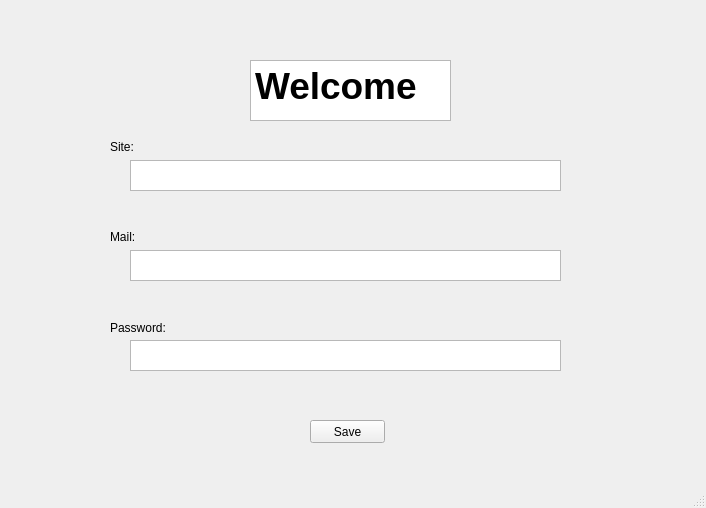
<?xml version="1.0" encoding="UTF-8"?>
<ui version="4.0">
 <class>MainWindow</class>
 <widget class="QMainWindow" name="MainWindow">
  <property name="geometry">
   <rect>
    <x>0</x>
    <y>0</y>
    <width>706</width>
    <height>508</height>
   </rect>
  </property>
  <property name="windowTitle">
   <string>MainWindow</string>
  </property>
  <widget class="QWidget" name="centralwidget">
   <widget class="QTextBrowser" name="textBrowser">
    <property name="geometry">
     <rect>
      <x>250</x>
      <y>60</y>
      <width>201</width>
      <height>61</height>
     </rect>
    </property>
    <property name="html">
     <string>&lt;!DOCTYPE HTML PUBLIC &quot;-//W3C//DTD HTML 4.0//EN&quot; &quot;http://www.w3.org/TR/REC-html40/strict.dtd&quot;&gt;
&lt;html&gt;&lt;head&gt;&lt;meta name=&quot;qrichtext&quot; content=&quot;1&quot; /&gt;&lt;style type=&quot;text/css&quot;&gt;
p, li { white-space: pre-wrap; }
&lt;/style&gt;&lt;/head&gt;&lt;body style=&quot; font-family:'MS Shell Dlg 2'; font-size:8.25pt; font-weight:400; font-style:normal;&quot;&gt;
&lt;p style=&quot; margin-top:0px; margin-bottom:0px; margin-left:0px; margin-right:0px; -qt-block-indent:0; text-indent:0px;&quot;&gt;&lt;span style=&quot; font-size:28pt; font-weight:600;&quot;&gt;Welcome&lt;/span&gt;&lt;/p&gt;&lt;/body&gt;&lt;/html&gt;</string>
    </property>
   </widget>
   <widget class="QLabel" name="label">
    <property name="geometry">
     <rect>
      <x>110</x>
      <y>140</y>
      <width>47</width>
      <height>13</height>
     </rect>
    </property>
    <property name="text">
     <string>Site:</string>
    </property>
   </widget>
   <widget class="QTextEdit" name="textEdit">
    <property name="geometry">
     <rect>
      <x>130</x>
      <y>160</y>
      <width>431</width>
      <height>31</height>
     </rect>
    </property>
   </widget>
   <widget class="QTextEdit" name="textEdit_2">
    <property name="geometry">
     <rect>
      <x>130</x>
      <y>250</y>
      <width>431</width>
      <height>31</height>
     </rect>
    </property>
   </widget>
   <widget class="QLabel" name="label_2">
    <property name="geometry">
     <rect>
      <x>110</x>
      <y>230</y>
      <width>47</width>
      <height>13</height>
     </rect>
    </property>
    <property name="text">
     <string>Mail:</string>
    </property>
   </widget>
   <widget class="QTextEdit" name="textEdit_3">
    <property name="geometry">
     <rect>
      <x>130</x>
      <y>340</y>
      <width>431</width>
      <height>31</height>
     </rect>
    </property>
   </widget>
   <widget class="QLabel" name="label_3">
    <property name="geometry">
     <rect>
      <x>110</x>
      <y>320</y>
      <width>61</width>
      <height>16</height>
     </rect>
    </property>
    <property name="text">
     <string>Password:</string>
    </property>
   </widget>
   <widget class="QPushButton" name="pushButton">
    <property name="geometry">
     <rect>
      <x>310</x>
      <y>420</y>
      <width>75</width>
      <height>23</height>
     </rect>
    </property>
    <property name="text">
     <string>Save</string>
    </property>
   </widget>
  </widget>
  <widget class="QMenuBar" name="menubar">
   <property name="geometry">
    <rect>
     <x>0</x>
     <y>0</y>
     <width>706</width>
     <height>21</height>
    </rect>
   </property>
  </widget>
  <widget class="QStatusBar" name="statusbar"/>
 </widget>
 <resources/>
 <connections/>
</ui>
